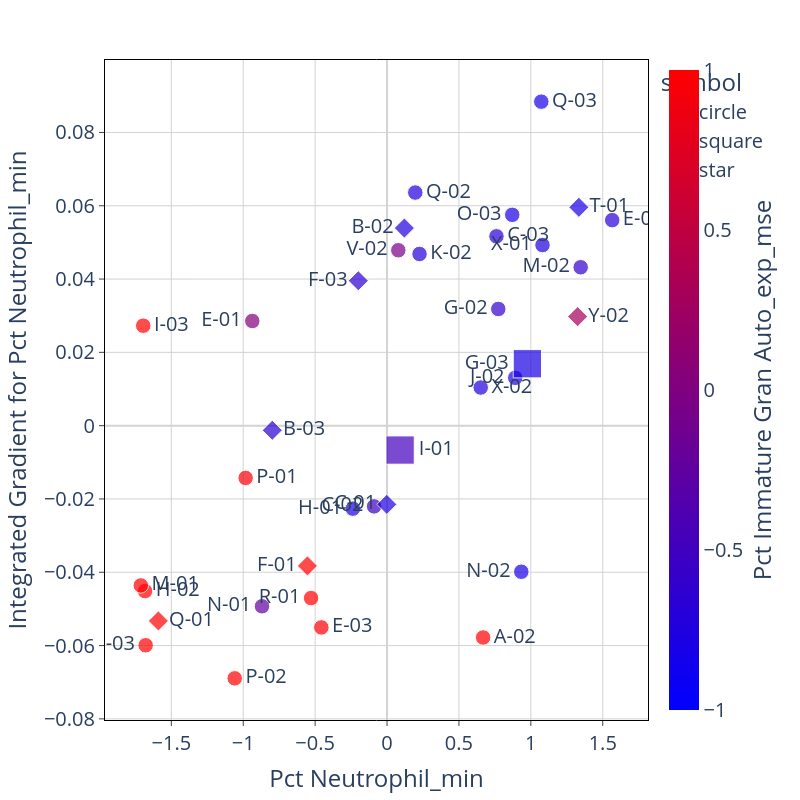

The notebook cell this image was saved under:
### Code cell
feat_1 = IGtable.columns[feature_order[9]]
feat_2 = IGtable.columns[feature_order[10]]

# fig = px.scatter(x = IG_X[feat_1], y = IGtable[feat_1], text= ID_track_all, color = IG_X[feat_2])
# fig.update_traces(marker=dict(size=12), textposition = 'top center')


fig=px.scatter(x = IG_x_concat[feat_1], y = IGtable_concat[feat_1], 
                 text= IGtable_concat['DeID'], 
                 color = IG_x_concat[feat_2],
                 symbol = IGtable_concat['Shape'], size = IGtable_concat['size']
                )

# fig.update_traces(marker=dict(size=12, symbol = 'square'), textposition = 'top center')
fig.update_traces(textposition = text_pos(IGtable_concat, feat_1))



fig.update_layout(
    plot_bgcolor='white',
    autosize=False,
    width=800,
    height=800,
    coloraxis = {'colorscale':'Bluered'},
    xaxis_title = feat_1,
    yaxis_title = "Integrated Gradient for " + feat_1,
    font=dict(size=20)
)

fig.update_xaxes(
    zeroline=True,
    zerolinecolor='lightgrey',
    mirror=True,
    ticks='outside',
    showline=True,
    linecolor='black',
    gridcolor='lightgrey'
    )
    
fig.update_yaxes(
    zeroline=True,
    zerolinecolor='lightgrey',
    mirror=True,
    ticks='outside',
    showline=True,
    linecolor='black',
    gridcolor='lightgrey'
)

fig.update_coloraxes(colorbar_showticklabels=True,
                    colorbar_title=dict(text=feat_2,side = "right"),
                    cmin = -1, cmax = 1)

fig.show()

### Figure 1 — Plotly figure (JSON) as saved in the notebook; plotly's stock layout.template omitted (floating-point values rounded to 4 significant figures)
{"data": [{"hovertemplate": "symbol=circle<br>x=%{x}<br>y=%{y}<br>size=%{marker.size}<br>text=%{text}<br>color=%{marker.color}<extra></extra>", "legendgroup": "circle", "marker": {"color": [-0.7306, -0.7639, 1.058, -0.5196, 0.9685, -0.789, 1.524, -0.2447, 2.445, -0.7979, 1.219, 1.784, 0.9462, 1.262, -0.6792, 0.02568, -0.6773, -0.6144, 1.721, -0.7526, -0.7196, -0.5995, -0.747, -0.7979, -0.7977, -0.05135], "coloraxis": "coloraxis", "size": [6, 6, 6, 6, 6, 6, 6, 6, 6, 6, 6, 6, 6, 6, 6, 6, 6, 6, 6, 6, 6, 6, 6, 6, 6, 6], "sizemode": "area", "sizeref": 0.05, "symbol": "circle"}, "mode": "markers+text", "name": "circle", "orientation": "v", "showlegend": true, "text": ["X-02", "X-01", "A-02", "C-02", "E-03", "H-01", "H-02", "N-01", "M-01", "N-02", "P-02", "R-01", "P-01", "R-03", "C-03", "E-01", "E-02", "G-02", "I-03", "J-02", "K-02", "M-02", "Q-02", "O-03", "Q-03", "V-02"], "textposition": ["middle right", "middle left", "middle right", "middle left", "middle right", "middle left", "middle right", "middle left", "middle right", "middle left", "middle right", "middle left", "middle right", "middle left", "middle right", "middle left", "middle right", "middle left", "middle right", "middle left", "middle right", "middle left", "middle right", "middle left", "middle right", "middle left", "middle right", "middle left", "middle right", "middle left", "middle right", "middle left", "middle right", "middle left", "middle right", "middle left"], "type": "scatter", "x": [0.6515, 1.081, 0.6683, -0.09011, -0.4567, -0.2376, -1.683, -0.8696, -1.712, 0.9338, -1.059, -0.5283, -0.9834, -1.679, 0.761, -0.937, 1.566, 0.7737, -1.695, 0.8916, 0.2259, 1.347, 0.1964, 0.8706, 1.073, 0.07843], "xaxis": "x", "y": [0.0104, 0.04927, -0.0578, -0.02202, -0.05504, -0.02264, -0.04514, -0.04927, -0.04359, -0.03985, -0.06894, -0.04704, -0.01427, -0.05992, 0.05165, 0.02855, 0.05607, 0.03184, 0.02727, 0.01304, 0.04684, 0.04322, 0.06359, 0.05752, 0.0884, 0.04786], "yaxis": "y"}, {"hovertemplate": "symbol=square<br>x=%{x}<br>y=%{y}<br>size=%{marker.size}<br>text=%{text}<br>color=%{marker.color}<extra></extra>", "legendgroup": "square", "marker": {"color": [-0.7979, -0.7611, 0.2911, -0.6462, -0.6567, 1.403, 2.38, -0.7374], "coloraxis": "coloraxis", "size": [6, 6, 6, 6, 6, 6, 6, 6], "sizemode": "area", "sizeref": 0.05, "symbol": "diamond"}, "mode": "markers+text", "name": "square", "orientation": "v", "showlegend": true, "text": ["T-01", "B-02", "Y-02", "F-03", "B-03", "F-01", "Q-01", "C-01"], "textposition": ["middle right", "middle left", "middle right", "middle left", "middle right", "middle left", "middle right", "middle left", "middle right", "middle left", "middle right", "middle left", "middle right", "middle left", "middle right", "middle left", "middle right", "middle left", "middle right", "middle left", "middle right", "middle left", "middle right", "middle left", "middle right", "middle left", "middle right", "middle left", "middle right", "middle left", "middle right", "middle left", "middle right", "middle left", "middle right", "middle left"], "type": "scatter", "x": [1.334, 0.1206, 1.326, -0.1997, -0.798, -0.5536, -1.59, -0.001628], "xaxis": "x", "y": [0.05957, 0.05391, 0.02975, 0.03954, -0.001255, -0.03826, -0.05328, -0.02148], "yaxis": "y"}, {"hovertemplate": "symbol=star<br>x=%{x}<br>y=%{y}<br>size=%{marker.size}<br>text=%{text}<br>color=%{marker.color}<extra></extra>", "legendgroup": "star", "marker": {"color": [-0.4851, -0.7979], "coloraxis": "coloraxis", "size": [20, 20], "sizemode": "area", "sizeref": 0.05, "symbol": "square"}, "mode": "markers+text", "name": "star", "orientation": "v", "showlegend": true, "text": ["I-01", "G-03"], "textposition": ["middle right", "middle left", "middle right", "middle left", "middle right", "middle left", "middle right", "middle left", "middle right", "middle left", "middle right", "middle left", "middle right", "middle left", "middle right", "middle left", "middle right", "middle left", "middle right", "middle left", "middle right", "middle left", "middle right", "middle left", "middle right", "middle left", "middle right", "middle left", "middle right", "middle left", "middle right", "middle left", "middle right", "middle left", "middle right", "middle left"], "type": "scatter", "x": [0.09107, 0.9759], "xaxis": "x", "y": [-0.006656, 0.01689], "yaxis": "y"}], "layout": {"autosize": false, "coloraxis": {"cmax": 1, "cmin": -1, "colorbar": {"showticklabels": true, "title": {"side": "right", "text": "Pct Immature Gran Auto_exp_mse"}}, "colorscale": [[0, "rgb(0,0,255)"], [1, "rgb(255,0,0)"]]}, "font": {"size": 20}, "height": 800, "legend": {"itemsizing": "constant", "title": {"text": "symbol"}, "tracegroupgap": 0}, "margin": {"t": 60}, "plot_bgcolor": "white", "width": 800, "xaxis": {"anchor": "y", "autorange": true, "domain": [0, 1], "gridcolor": "lightgrey", "linecolor": "black", "mirror": true, "range": [-1.961, 1.814], "showline": true, "ticks": "outside", "title": {"text": "Pct Neutrophil_min"}, "type": "linear", "zeroline": true, "zerolinecolor": "lightgrey"}, "yaxis": {"anchor": "x", "autorange": true, "domain": [0, 1], "gridcolor": "lightgrey", "linecolor": "black", "mirror": true, "range": [-0.08031, 0.09976], "showline": true, "ticks": "outside", "title": {"text": "Integrated Gradient for Pct Neutrophil_min"}, "type": "linear", "zeroline": true, "zerolinecolor": "lightgrey"}}}
